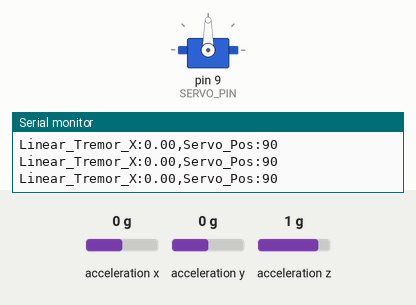
This sketch was run on a simulated Arduino Uno, built with avr-gcc and run on an emulated ATmega328P. On the bench: servo, the last lines printed to the serial monitor. Wiring (inferred from the names in the program): MPU-6050 motion sensor at I2C address 0x68. Inputs (shaded band) come from the test bench; at power-on: acceleration x 0 g, acceleration y 0 g, acceleration z 1 g.

Above: at 1.2 s.
1.3 s: acceleration x set to -0.8 g
3.0 s: acceleration x set to 1.4 g
4.7 s: acceleration x set to -1.4 g
At 4.85 s:
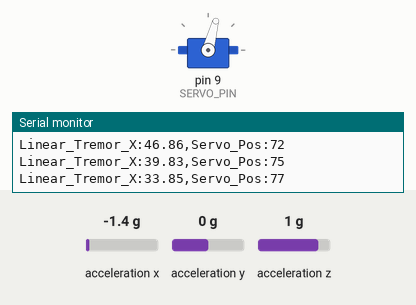
6.5 s: acceleration x set to 0 g
8.2 s: acceleration x set to 0.8 g
Timing chart, 0 to 10.8 s (numbered marks = the images above; inputs shaded):
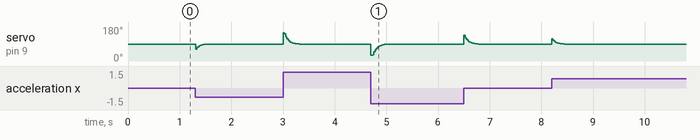

The sketch:

servotest.ino
```cpp
#include <Wire.h>
#include <Servo.h>

const uint8_t MPU_ADDR = 0x68;
const int SERVO_PIN = 9;

Servo linearServo;

float hpAccelX = 0.0;
float prevAccX = 0.0;

// Filter & Control Parameters
float leakFactor = 0.85; // High-pass coefficient (bleeds off static gravity/tilt & slow writing)
float Kp = 40.0;         // Gain factor for linear acceleration compensation

// Safe Stroke Limits (Adjust for your actuator lead screw)
const int MIN_STROKE = 30;
const int MAX_STROKE = 150;

void setup() {
  Serial.begin(115200);
  Wire.begin();
  Wire.setWireTimeout(3000, true); // Prevent I2C lockup

  // Wake up MPU6050
  Wire.beginTransmission(MPU_ADDR);
  Wire.write(0x6B);
  Wire.write(0);
  Wire.endTransmission(true);

  linearServo.attach(SERVO_PIN);
  linearServo.write(90); // Center baseline position (mid-stroke)

  // Initialize baseline reading
  Wire.beginTransmission(MPU_ADDR);
  Wire.write(0x3B);
  Wire.endTransmission(false);
  Wire.requestFrom(MPU_ADDR, 2, true);
  int16_t rawAccX = Wire.read() << 8 | Wire.read();
  prevAccX = rawAccX / 16384.0;
}

void loop() {
  // Read Accelerometer X-axis (Register 0x3B)
  Wire.beginTransmission(MPU_ADDR);
  Wire.write(0x3B);
  Wire.endTransmission(false);
  Wire.requestFrom(MPU_ADDR, 2, true);

  int16_t rawAccX = Wire.read() << 8 | Wire.read();

  // Convert to g-force (+/- 2g range scale factor = 16384.0 LSB/g)
  float currentAccX = -rawAccX / 16384.0;

  // High-pass filter: passes fast linear twitches, blocks gravity & slow hand movement
  hpAccelX = leakFactor * (hpAccelX + currentAccX - prevAccX);
  prevAccX = currentAccX;

  // Noise deadband (ignores subtle resting vibration below 0.02g)
  float activeAccel = hpAccelX;
  if (abs(activeAccel) < 0.02) {
    activeAccel = 0.0;
  }

  // Compute corrective linear position
  int strokePosition = 90 - (int)(activeAccel * Kp);

  // Constrain to prevent mechanical lead screw jamming
  strokePosition = constrain(strokePosition, MIN_STROKE, MAX_STROKE);

  linearServo.write(strokePosition);

  // Serial Monitor / Plotter output
  Serial.print("Linear_Tremor_X:");
  Serial.print(activeAccel * 100); // Scaled for plotter visibility
  Serial.print(",");
  Serial.print("Servo_Pos:");
  Serial.println(strokePosition);

  delay(10); // ~100Hz refresh rate
}
```
